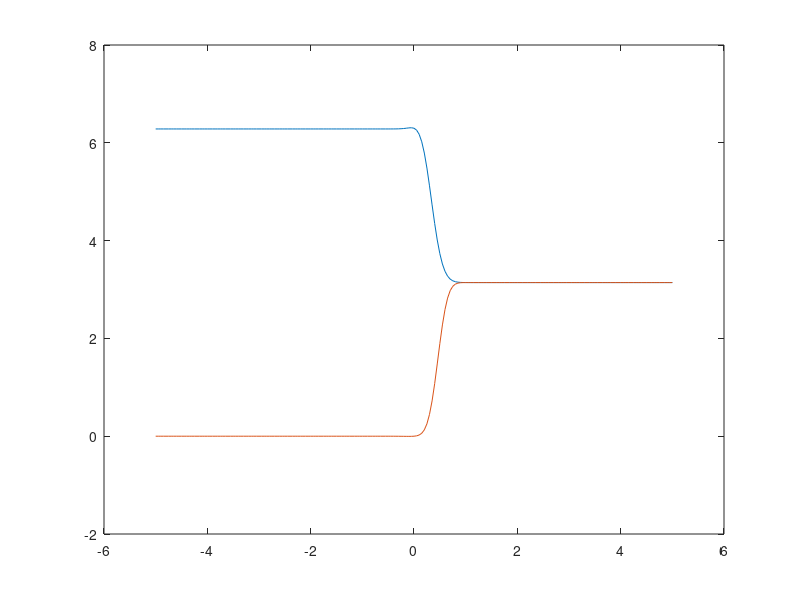

Recreate this plot in MATLAB.
%% Alex Swenson ME573 HW10, Problem 1
function problem1_ftcs()
clear; clc;

%% Problem Parameters

dx = 0.05;
dt = 0.01;
x = -5:dx:5;
N = length(x);
t_init = 0.1;
t_final = 2.5;

% physical constants
U = 0.2;
kappa = 0.01;

f_init = analytic_solution(x,t_init,U,kappa,t_init);
f_exact = analytic_solution(x,t_final,U,kappa,t_init);

c = U*dt/dx;
alpha = kappa*dt/(dx*dx);


f_save = f_init;
f_ftbs = f_init;

for i=1:dt:t_final
    for j=2:N-1
       f_ftbs(j) = f_save(j) - c*0.5*(f_save(j+1) - f_save(j-1)) + alpha*(f_save(j-1) - 2*f_save(j) + f_save(j+1));
    end
    f_save = f_ftbs;
end

plot(x, f_ftbs, x, f_exact)

end

function A = eval_A(x, t, u, k)
     A = 0.5*erfc((x - u*t) ./ sqrt(2*k*t)) + 0.5*exp(u*x/k).*erfc((x + u*t)./sqrt(2*k*t));
end

function f = analytic_solution(x, t, u, k, t_0)

    C_i = pi;
    C_o = 2*pi;
    
    if t > t_0
        f = C_i + (C_o - C_i)*eval_A(x,t,u,k) - C_o*eval_A(x,(t-t_0),u,k);
    else
        f = C_i + (C_o - C_i)*eval_A(x,t,u,k); 
    end

end

